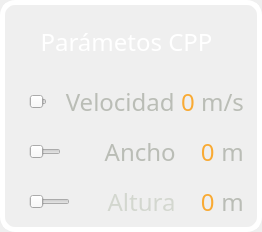
                  <widget class="QFrame" name="frame_10">
                   <property name="styleSheet">
                    <string notr="true">QFrame{
	border: 5px solid rgb(255, 255, 255);
	border-radius: 15px;
	color: rgb(252, 175, 62);
}
QFrame:hover{
  border: 5px solid #f9aa33;
}</string>
                   </property>
                   <property name="frameShape">
                    <enum>QFrame::StyledPanel</enum>
                   </property>
                   <property name="frameShadow">
                    <enum>QFrame::Raised</enum>
                   </property>
                   <widget class="QFrame" name="frame_13">
                    <property name="geometry">
                     <rect>
                      <x>20</x>
                      <y>180</y>
                      <width>233</width>
                      <height>43</height>
                     </rect>
                    </property>
                    <property name="styleSheet">
                     <string notr="true">border:none;</string>
                    </property>
                    <property name="frameShape">
                     <enum>QFrame::NoFrame</enum>
                    </property>
                    <property name="frameShadow">
                     <enum>QFrame::Raised</enum>
                    </property>
                    <layout class="QHBoxLayout" name="horizontalLayout_10">
                     <item>
                      <widget class="QSlider" name="sliderAltura">
                       <property name="styleSheet">
                        <string notr="true">color: #f9aa33;</string>
                       </property>
                       <property name="orientation">
                        <enum>Qt::Horizontal</enum>
                       </property>
                      </widget>
                     </item>
                     <item>
                      <widget class="QLabel" name="labelAltura">
                       <property name="sizePolicy">
                        <sizepolicy hsizetype="Preferred" vsizetype="Preferred">
                         <horstretch>0</horstretch>
                         <verstretch>0</verstretch>
                        </sizepolicy>
                       </property>
                       <property name="font">
                        <font>
                         <family>Uroob</family>
                         <pointsize>18</pointsize>
                         <weight>50</weight>
                         <bold>false</bold>
                         <kerning>true</kerning>
                        </font>
                       </property>
                       <property name="styleSheet">
                        <string notr="true">border:none;
color: rgb(211, 215, 207);</string>
                       </property>
                       <property name="text">
                        <string>     Altura</string>
                       </property>
                       <property name="alignment">
                        <set>Qt::AlignCenter</set>
                       </property>
                      </widget>
                     </item>
                     <item>
                      <widget class="QLabel" name="AlturaParametro">
                       <property name="sizePolicy">
                        <sizepolicy hsizetype="Preferred" vsizetype="Preferred">
                         <horstretch>0</horstretch>
                         <verstretch>0</verstretch>
                        </sizepolicy>
                       </property>
                       <property name="font">
                        <font>
                         <family>Uroob</family>
                         <pointsize>18</pointsize>
                        </font>
                       </property>
                       <property name="styleSheet">
                        <string notr="true">border:none;
color: #f9aa33;</string>
                       </property>
                       <property name="text">
                        <string>   0</string>
                       </property>
                       <property name="alignment">
                        <set>Qt::AlignCenter</set>
                       </property>
                      </widget>
                     </item>
                     <item>
                      <widget class="QLabel" name="label_altura_unidades">
                       <property name="font">
                        <font>
                         <family>Uroob</family>
                         <pointsize>18</pointsize>
                        </font>
                       </property>
                       <property name="styleSheet">
                        <string notr="true">border:none;
color: rgb(186, 189, 182);</string>
                       </property>
                       <property name="text">
                        <string>m</string>
                       </property>
                       <property name="alignment">
                        <set>Qt::AlignCenter</set>
                       </property>
                      </widget>
                     </item>
                    </layout>
                   </widget>
                   <widget class="QFrame" name="frame_14">
                    <property name="geometry">
                     <rect>
                      <x>20</x>
                      <y>80</y>
                      <width>233</width>
                      <height>43</height>
                     </rect>
                    </property>
                    <property name="styleSheet">
                     <string notr="true">border:none;</string>
                    </property>
                    <property name="frameShape">
                     <enum>QFrame::NoFrame</enum>
                    </property>
                    <property name="frameShadow">
                     <enum>QFrame::Raised</enum>
                    </property>
                    <layout class="QHBoxLayout" name="horizontalLayout_11">
                     <item>
                      <widget class="QSlider" name="sliderVelocidad">
                       <property name="styleSheet">
                        <string notr="true">color: #f9aa33;</string>
                       </property>
                       <property name="orientation">
                        <enum>Qt::Horizontal</enum>
                       </property>
                      </widget>
                     </item>
                     <item>
                      <widget class="QLabel" name="label_VelocidadDeseada">
                       <property name="font">
                        <font>
                         <family>Uroob</family>
                         <pointsize>18</pointsize>
                        </font>
                       </property>
                       <property name="styleSheet">
                        <string notr="true">border:none;
color: rgb(186, 189, 182);</string>
                       </property>
                       <property name="text">
                        <string>  Velocidad</string>
                       </property>
                       <property name="alignment">
                        <set>Qt::AlignCenter</set>
                       </property>
                      </widget>
                     </item>
                     <item>
                      <widget class="QLabel" name="velocidadParametro">
                       <property name="sizePolicy">
                        <sizepolicy hsizetype="Expanding" vsizetype="Expanding">
                         <horstretch>0</horstretch>
                         <verstretch>0</verstretch>
                        </sizepolicy>
                       </property>
                       <property name="font">
                        <font>
                         <family>Uroob</family>
                         <pointsize>18</pointsize>
                        </font>
                       </property>
                       <property name="styleSheet">
                        <string notr="true">border:none;
color: #f9aa33;</string>
                       </property>
                       <property name="text">
                        <string>0</string>
                       </property>
                       <property name="alignment">
                        <set>Qt::AlignCenter</set>
                       </property>
                      </widget>
                     </item>
                     <item>
                      <widget class="QLabel" name="label_unidades_velocidad">
                       <property name="font">
                        <font>
                         <family>Uroob</family>
                         <pointsize>18</pointsize>
                        </font>
                       </property>
                       <property name="styleSheet">
                        <string notr="true">border:none;
color: rgb(186, 189, 182);</string>
                       </property>
                       <property name="text">
                        <string>m/s</string>
                       </property>
                       <property name="alignment">
                        <set>Qt::AlignCenter</set>
                       </property>
                      </widget>
                     </item>
                    </layout>
                   </widget>
                   <widget class="QFrame" name="frame_15">
                    <property name="geometry">
                     <rect>
                      <x>20</x>
                      <y>130</y>
                      <width>233</width>
                      <height>43</height>
                     </rect>
                    </property>
                    <property name="styleSheet">
                     <string notr="true">border:none;</string>
                    </property>
                    <property name="frameShape">
                     <enum>QFrame::NoFrame</enum>
                    </property>
                    <property name="frameShadow">
                     <enum>QFrame::Raised</enum>
                    </property>
                    <layout class="QHBoxLayout" name="horizontalLayout_12">
                     <item>
                      <widget class="QSlider" name="sliderAnchoLineas">
                       <property name="styleSheet">
                        <string notr="true">color: #f9aa33;</string>
                       </property>
                       <property name="orientation">
                        <enum>Qt::Horizontal</enum>
                       </property>
                      </widget>
                     </item>
                     <item>
                      <widget class="QLabel" name="label_ancho">
                       <property name="font">
                        <font>
                         <family>Uroob</family>
                         <pointsize>18</pointsize>
                        </font>
                       </property>
                       <property name="styleSheet">
                        <string notr="true">border:none;
color: rgb(186, 189, 182);</string>
                       </property>
                       <property name="text">
                        <string>      Ancho</string>
                       </property>
                       <property name="alignment">
                        <set>Qt::AlignCenter</set>
                       </property>
                      </widget>
                     </item>
                     <item>
                      <widget class="QLabel" name="anchoLineasParametro">
                       <property name="sizePolicy">
                        <sizepolicy hsizetype="Preferred" vsizetype="Preferred">
                         <horstretch>0</horstretch>
                         <verstretch>0</verstretch>
                        </sizepolicy>
                       </property>
                       <property name="font">
                        <font>
                         <family>Uroob</family>
                         <pointsize>18</pointsize>
                        </font>
                       </property>
                       <property name="styleSheet">
                        <string notr="true">border:none;
color: #f9aa33;</string>
                       </property>
                       <property name="text">
                        <string>   0</string>
                       </property>
                       <property name="alignment">
                        <set>Qt::AlignCenter</set>
                       </property>
                      </widget>
                     </item>
                     <item>
                      <widget class="QLabel" name="label_unidades_distancia_2">
                       <property name="font">
                        <font>
                         <family>Uroob</family>
                         <pointsize>18</pointsize>
                        </font>
                       </property>
                       <property name="styleSheet">
                        <string notr="true">border:none;
color: rgb(186, 189, 182);</string>
                       </property>
                       <property name="text">
                        <string>m</string>
                       </property>
                       <property name="alignment">
                        <set>Qt::AlignCenter</set>
                       </property>
                      </widget>
                     </item>
                    </layout>
                   </widget>
                   <widget class="QFrame" name="frame_16">
                    <property name="geometry">
                     <rect>
                      <x>10</x>
                      <y>20</y>
                      <width>233</width>
                      <height>43</height>
                     </rect>
                    </property>
                    <property name="styleSheet">
                     <string notr="true">border:none;</string>
                    </property>
                    <property name="frameShape">
                     <enum>QFrame::NoFrame</enum>
                    </property>
                    <property name="frameShadow">
                     <enum>QFrame::Raised</enum>
                    </property>
                    <layout class="QHBoxLayout" name="horizontalLayout_14">
                     <item>
                      <widget class="QLabel" name="label_altura_unidades_2">
                       <property name="font">
                        <font>
                         <family>Uroob</family>
                         <pointsize>18</pointsize>
                        </font>
                       </property>
                       <property name="styleSheet">
                        <string notr="true">border:none;
color: rgb(255, 255, 255);</string>
                       </property>
                       <property name="text">
                        <string>Parámetos CPP</string>
                       </property>
                       <property name="alignment">
                        <set>Qt::AlignCenter</set>
                       </property>
                      </widget>
                     </item>
                    </layout>
                   </widget>
                  </widget>
